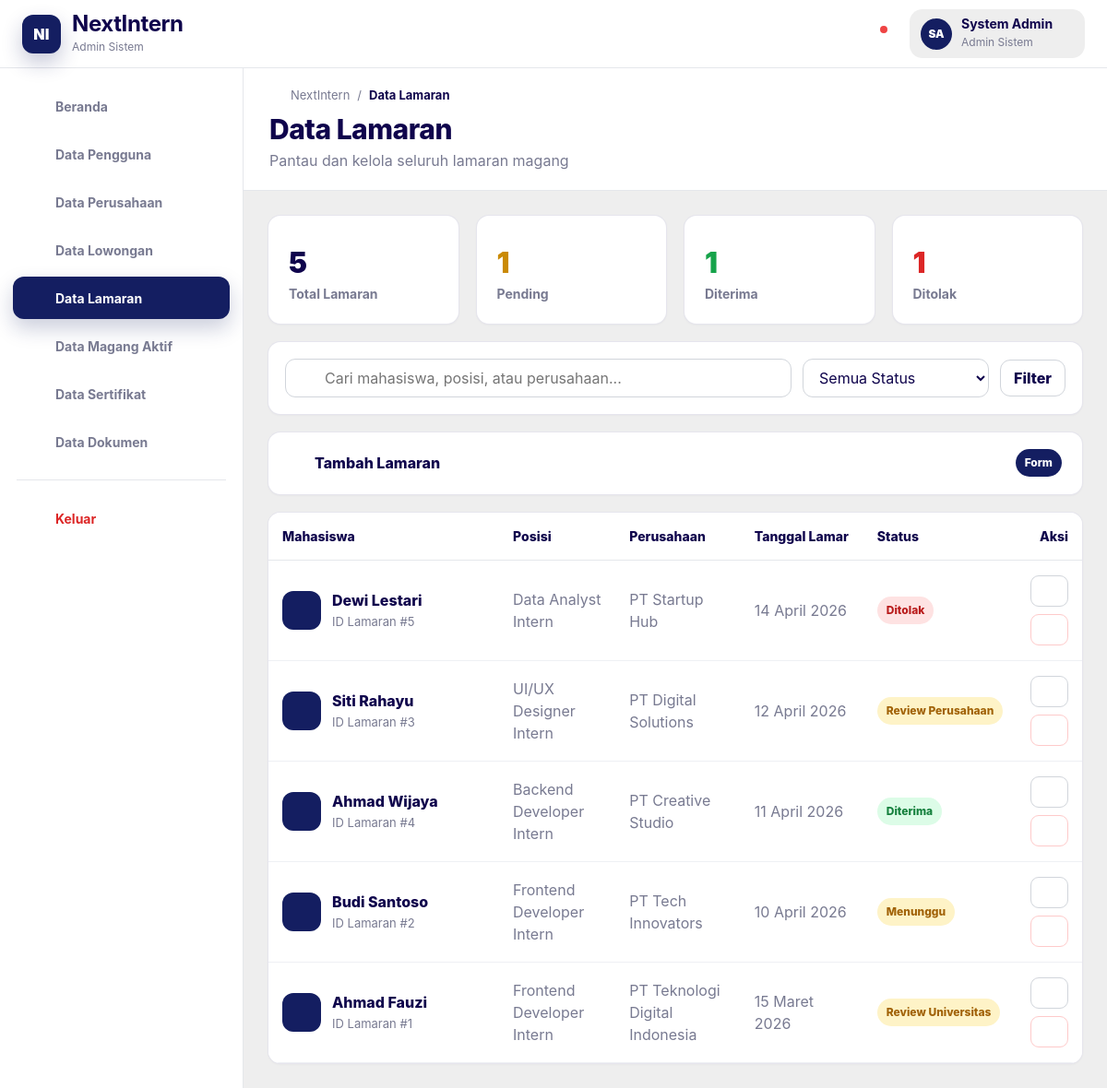
The app's page /sysadmin/applications.php (signed in) with its own data.
### tables this page shows
CREATE TABLE applications (
  id INT AUTO_INCREMENT PRIMARY KEY,
  student_id INT NULL,
  student_name VARCHAR(150) NOT NULL,
  internship_id INT NULL,
  position VARCHAR(180) NOT NULL,
  company_id INT NULL,
  company_name VARCHAR(180) NOT NULL,
  status ENUM(
    'pending',
    'university_review',
    'university_approved',
    'admin_approved',
    'company_review',
    'accepted',
    'rejected'
  ) NOT NULL DEFAULT 'pending',
  applied_date DATE NOT NULL,
  created_at DATETIME NOT NULL DEFAULT CURRENT_TIMESTAMP,
  updated_at DATETIME NULL DEFAULT NULL ON UPDATE CURRENT_TIMESTAMP,
  CONSTRAINT fk_applications_student
    FOREIGN KEY (student_id) REFERENCES students(id)
    ON UPDATE CASCADE
    ON DELETE SET NULL,
  CONSTRAINT fk_applications_internship
    FOREIGN KEY (internship_id) REFERENCES internships(id)
    ON UPDATE CASCADE
    ON DELETE SET NULL,
  CONSTRAINT fk_applications_company
    FOREIGN KEY (company_id) REFERENCES companies(id)
    ON UPDATE CASCADE
    ON DELETE SET NULL
);

### app/functions.php (called while the page is built, shortened)
<?php
function e($value): string
{
    return htmlspecialchars((string) $value, ENT_QUOTES, 'UTF-8');
}
function app_base_url(): string
{
    $script = str_replace('\\', '/', $_SERVER['SCRIPT_NAME'] ?? '');
    $pos = strpos($script, '/sysadmin/');
    if ($pos !== false) {
        $base = substr($script, 0, $pos);
    } else {
        $base = rtrim(str_replace('\\', '/', dirname($script)), '/');
    }
    return $base;
}
function url(string $path = ''): string
{
    return app_base_url() . '/' . ltrim($path, '/');
}
function status_badge_class(string $status): string
{
    $green = ['active', 'verified', 'accepted', 'issued', 'ongoing', 'completed', 'admin_approved', 'university_approved'];
    $yellow = ['pending', 'university_review', 'company_review', 'draft'];
    $red = ['rejected', 'inactive', 'closed', 'revoked', 'terminated'];
    if (in_array($status, $green, true)) {
        return 'badge-green';
    }
    if (in_array($status, $yellow, true)) {
        return 'badge-yellow';
    }
    if (in_array($status, $red, true)) {
        return 'badge-red';
    }
    return 'badge-blue';
}
function status_label(string $status): string
{
    return [
        'active' => 'Aktif',
        'inactive' => 'Nonaktif',
        'verified' => 'Terverifikasi',
        'pending' => 'Menunggu',
        'rejected' => 'Ditolak',
        'accepted' => 'Diterima',
        'issued' => 'Diterbitkan',
        'revoked' => 'Dicabut',
        'ongoing' => 'Berjalan',
        'completed' => 'Selesai',
        'terminated' => 'Dihentikan',
        'university_review' => 'Review Universitas',
        'university_approved' => 'Disetujui Universitas',
        'admin_approved' => 'Disetujui Admin',
        'company_review' => 'Review Perusahaan',
        'draft' => 'Draft',
        'closed' => 'Ditutup',
    ][$status] ?? ucfirst(str_replace('_', ' ', $status));
}
function format_date_id(?string $date): string
{
    $months = [1 => 'Januari', 'Februari', 'Maret', 'April', 'Mei', 'Juni', 'Juli', 'Agustus', 'September', 'Oktober', 'November', 'Desember'];
    $time = strtotime($date);
    return date('d', $time) . ' ' . $months[(int) date('n', $time)] . ' ' . date('Y', $time);
}

### sysadmin/applications.php (the view, shortened to what this page needs)
<?php
require_once __DIR__ . '/../config/database.php';
require_once __DIR__ . '/../app/functions.php';
$statuses = ['pending', 'university_review', 'university_approved', 'admin_approved', 'company_review', 'accepted', 'rejected'];
require_once __DIR__ . '/../includes/layout_start.php';
$q = trim($_GET['q'] ?? '');
$status = $_GET['status'] ?? 'all';
$where = [];
$params = [];
$stmt = $pdo->prepare("SELECT * FROM applications" . ($where ? ' WHERE ' . implode(' AND ', $where) : '') . " ORDER BY applied_date DESC,id DESC");
$stmt->execute($params);
$rows = $stmt->fetchAll();
$stat = $pdo->query("SELECT COUNT(*) total, SUM(status='pending') pending, SUM(status='accepted') accepted, SUM(status='rejected') rejected FROM applications")->fetch();
?>
<div class="grid grid-4">
  <div class="card stat">
    <div class="stat-number"><?= e($stat['total'] ?? 0) ?></div>
    <div class="stat-title">Total Lamaran</div>
  </div>
  <div class="card stat">
    <div class="stat-number text-yellow"><?= e($stat['pending'] ?? 0) ?></div>
    <div class="stat-title">Pending</div>
  </div>
  <div class="card stat">
    <div class="stat-number text-green"><?= e($stat['accepted'] ?? 0) ?></div>
    <div class="stat-title">Diterima</div>
  </div>
  <div class="card stat">
    <div class="stat-number text-red"><?= e($stat['rejected'] ?? 0) ?></div>
    <div class="stat-title">Ditolak</div>
  </div>
</div>
<div class="card mt-18">
  <form class="toolbar" method="get">
    <div class="searchbox"><?= icon_svg('search') ?><input class="input" name="q" value="<?= e($q) ?>"
        placeholder="Cari mahasiswa, posisi, atau perusahaan..."></div><select class="select" name="status">
      <option value="all">Semua Status</option><?php foreach ($statuses as $s): ?>
        <option value="<?= e($s) ?>" <?= $status === $s ? 'selected' : '' ?>><?= e(status_label($s)) ?></option>
      <?php endforeach; ?>
    </select><button class="btn outline">Filter</button>
  </form>
</div>
<details class="card form-panel">
  <summary><span><?= icon_svg('plus') ?> Tambah Lamaran</span><span class="badge badge-dark">Form</span></summary>
</details>
<div class="card mt-18">
  <div class="table-wrap">
    <table class="table">
      <thead>
        <tr>
          <th>Mahasiswa</th>
          <th>Posisi</th>
          <th>Perusahaan</th>
          <th>Tanggal Lamar</th>
          <th>Status</th>
          <th style="text-align:right">Aksi</th>
        </tr>
      </thead>
      <tbody><?php foreach ($rows as $r): ?>
          <tr>
            <td>
              <div class="entity">
                <div class="entity-icon"><?= icon_svg('user') ?></div>
                <div>
                  <div class="entity-title"><?= e($r['student_name']) ?></div>
                  <div class="entity-sub">ID Lamaran #<?= e($r['id']) ?></div>
                </div>
              </div>
            </td>
            <td><?= e($r['position']) ?></td>
            <td><?= e($r['company_name']) ?></td>
            <td><?= e(format_date_id($r['applied_date'])) ?></td>
            <td><span class="badge <?= status_badge_class($r['status']) ?>"><?= e(status_label($r['status'])) ?></span>
            </td>
            <td>
              <div class="actions"><a class="btn outline sm"
                  href="<?= e(url('sysadmin/applications.php?edit=' . $r['id'])) ?>"><?= icon_svg('edit') ?></a>
                <form method="post"><input type="hidden" name="action" value="delete"><input type="hidden" name="id"
                    value="<?= e($r['id']) ?>"><button class="btn danger sm"
                    type="submit"><?= icon_svg('trash') ?></button></form>
              </div>
            </td>
          </tr><?php endforeach; ?>
      </tbody>
    </table>
  </div>
</div>
<?php require_once __DIR__ . '/../includes/layout_end.php'; ?>

### app/icons.php
<?php
function icon_svg(string $name, string $class = 'icon'): string
{
    $paths = [
        'home' => '<path d="M3 10.5 12 3l9 7.5"/><path d="M5 10v10h5v-6h4v6h5V10"/>',
        'users' => '<path d="M16 21v-2a4 4 0 0 0-4-4H6a4 4 0 0 0-4 4v2"/><circle cx="9" cy="7" r="4"/><path d="M22 21v-2a4 4 0 0 0-3-3.87"/><path d="M16 3.13a4 4 0 0 1 0 7.75"/>',
        'database' => '<ellipse cx="12" cy="5" rx="9" ry="3"/><path d="M3 5v14c0 1.66 4.03 3 9 3s9-1.34 9-3V5"/><path d="M3 12c0 1.66 4.03 3 9 3s9-1.34 9-3"/>',
        'briefcase' => '<rect x="2" y="7" width="20" height="14" rx="2"/><path d="M16 7V5a2 2 0 0 0-2-2h-4a2 2 0 0 0-2 2v2"/><path d="M2 13h20"/>',
        'file' => '<path d="M14 2H6a2 2 0 0 0-2 2v16a2 2 0 0 0 2 2h12a2 2 0 0 0 2-2V8z"/><path d="M14 2v6h6"/><path d="M8 13h8"/><path d="M8 17h8"/>',
        'activity' => '<path d="M22 12h-4l-3 8L9 4l-3 8H2"/>',
        'award' => '<circle cx="12" cy="8" r="6"/><path d="M15.5 13.2 17 22l-5-3-5 3 1.5-8.8"/>',
        'bell' => '<path d="M18 8A6 6 0 0 0 6 8c0 7-3 7-3 9h18c0-2-3-2-3-9"/><path d="M13.73 21a2 2 0 0 1-3.46 0"/>',
        'user' => '<circle cx="12" cy="8" r="4"/><path d="M4 22a8 8 0 0 1 16 0"/>',
        'logout' => '<path d="M9 21H5a2 2 0 0 1-2-2V5a2 2 0 0 1 2-2h4"/><path d="M16 17l5-5-5-5"/><path d="M21 12H9"/>',
        'search' => '<circle cx="11" cy="11" r="8"/><path d="m21 21-4.3-4.3"/>',
        'plus' => '<path d="M12 5v14"/><path d="M5 12h14"/>',
        'edit' => '<path d="M12 20h9"/><path d="M16.5 3.5a2.1 2.1 0 0 1 3 3L7 19l-4 1 1-4Z"/>',
        'trash' => '<path d="M3 6h18"/><path d="M8 6V4h8v2"/><path d="M19 6l-1 14H6L5 6"/>',
        'eye' => '<path d="M2 12s4-7 10-7 10 7 10 7-4 7-10 7S2 12 2 12Z"/><circle cx="12" cy="12" r="3"/>',
        'download' => '<path d="M12 3v12"/><path d="m7 10 5 5 5-5"/><path d="M5 21h14"/>',
        'building' => '<path d="M3 21h18"/><path d="M5 21V3h14v18"/><path d="M9 7h1"/><path d="M14 7h1"/><path d="M9 11h1"/><path d="M14 11h1"/><path d="M9 15h1"/><path d="M14 15h1"/>',
        'calendar' => '<rect x="3" y="4" width="18" height="18" rx="2"/><path d="M16 2v4"/><path d="M8 2v4"/><path d="M3 10h18"/>',
        'check' => '<path d="M20 6 9 17l-5-5"/>',
        'x' => '<path d="M18 6 6 18"/><path d="m6 6 12 12"/>',
        'shield' => '<path d="M12 22s8-4 8-10V5l-8-3-8 3v7c0 6 8 10 8 10Z"/>',
        'menu' => '<path d="M4 6h16"/><path d="M4 12h16"/><path d="M4 18h16"/>',
    ];
    $body = $paths[$name] ?? $paths['file'];
    return '<svg class="' . e($class) . '" viewBox="0 0 24 24" fill="none" stroke="currentColor" stroke-width="2" stroke-linecap="round" stroke-linejoin="round" aria-hidden="true">' . $body . '</svg>';
}

### assets/css/style.css (style rules this page uses)
:root { --primary-dark: #0F044C; --primary: #141E61; --muted: #787A91; --bg: #EEEEEE; --surface: #ffffff; --surface-soft: #f8f9ff; --line: #e5e7eb; --line-soft: #eef0f4; --green: #16a34a; --red: #dc2626; --yellow: #ca8a04; --blue: #2563eb; --radius: 14px; --radius-sm: 10px; --shadow: 0 10px 30px rgba(15, 4, 76, .08); }
* { box-sizing: border-box }
html { font-size: 16px; scroll-behavior: smooth }
body { margin: 0; background: var(--bg); color: var(--primary-dark); font-family: Inter, ui-sans-serif, system-ui, -apple-system, BlinkMacSystemFont, "Segoe UI", Arial, sans-serif; line-height: 1.5; }
a { color: inherit; text-decoration: none }
button, input, select, textarea { font: inherit }
button { cursor: pointer }
img, svg { display: block; max-width: 100% }
.icon { width: 20px; height: 20px; flex: 0 0 auto }
.icon.tiny { width: 15px; height: 15px }
.grid { display: grid; gap: 18px }
.grid-4 { grid-template-columns: repeat(4, minmax(0, 1fr)) }
.card { background: var(--surface); border: 1px solid rgba(15, 4, 76, .10); border-radius: var(--radius); box-shadow: 0 1px 2px rgba(15, 4, 76, .03); overflow: hidden; }
.stat { padding: 22px; min-height: 118px }
.stat-title { font-size: 14px; color: var(--muted); font-weight: 750 }
.stat-number { font-size: 31px; font-weight: 900; margin: 6px 0 0; letter-spacing: -.7px; color: var(--primary-dark) }
.toolbar { display: flex; gap: 12px; align-items: center; flex-wrap: wrap; padding: 18px }
.searchbox { position: relative; flex: 1; min-width: 260px }
.searchbox svg { position: absolute; left: 13px; top: 50%; transform: translateY(-50%); color: #9ca3af }
.input, .select, textarea { min-height: 42px; border: 1px solid #d1d5db; border-radius: 11px; background: #fff; color: var(--primary-dark); padding: 0 13px; outline: 0; }
.searchbox .input { width: 100%; padding-left: 42px }
.btn { border: 0; border-radius: 11px; min-height: 40px; padding: 0 14px; display: inline-flex; align-items: center; justify-content: center; gap: 8px; font-weight: 800; line-height: 1; background: var(--primary); color: #fff; white-space: nowrap; }
.btn.outline { background: #fff; color: var(--primary-dark); border: 1px solid #d1d5db }
.btn.danger { background: #fff; color: var(--red); border: 1px solid #fecaca }
.btn.sm { min-height: 34px; padding: 0 10px; border-radius: 9px }
.table-wrap { overflow-x: auto; width: 100% }
.table { width: 100%; border-collapse: collapse; min-width: 760px }
.table th { font-size: 14px; text-align: left; color: var(--primary-dark); font-weight: 850; padding: 15px; border-bottom: 1px solid var(--line); white-space: nowrap; background: #fff }
.table td { padding: 16px 15px; border-bottom: 1px solid var(--line-soft); color: var(--muted); vertical-align: middle; background: #fff }
.entity { display: flex; align-items: center; gap: 12px; min-width: 220px }
.entity-icon { width: 42px; height: 42px; border-radius: 12px; background: var(--primary); color: #fff; display: grid; place-items: center; flex: 0 0 auto }
.entity-title { font-weight: 850; color: var(--primary-dark); margin-bottom: 2px }
.entity-sub { font-size: 13px; color: var(--muted) }
.badge { display: inline-flex; align-items: center; gap: 5px; border-radius: 999px; padding: 6px 10px; font-size: 12px; font-weight: 850; white-space: nowrap }
.badge-green { background: #dcfce7; color: #15803d }
.badge-yellow { background: #fef3c7; color: #a16207 }
.badge-red { background: #fee2e2; color: #b91c1c }
.badge-dark { background: var(--primary); color: #fff }
.actions { display: flex; justify-content: flex-end; align-items: center; gap: 8px; flex-wrap: wrap }
.actions form { margin: 0 }
.form-panel { margin-top: 18px }
.form-panel summary { list-style: none; display: flex; align-items: center; justify-content: space-between; gap: 12px; padding: 18px 22px; font-weight: 850; cursor: pointer; color: var(--primary-dark); border-bottom: 1px solid transparent; }
.form-panel summary span { display: inline-flex; align-items: center; gap: 8px }
.text-green { color: var(--green) !important }
.text-red { color: var(--red) !important }
.text-yellow { color: var(--yellow) !important }
.mt-18 { margin-top: 18px }

### records on screen
applications: student_name "Dewi Lestari", id "5", position "Data Analyst Intern", company_name "PT Startup Hub", applied_date "14 April 2026", status "Ditolak"
applications: student_name "Siti Rahayu", id "3", position "UI/UX Designer Intern", company_name "PT Digital Solutions", applied_date "12 April 2026", status "Review Perusahaan"
applications: student_name "Ahmad Wijaya", id "4", position "Backend Developer Intern", company_name "PT Creative Studio", applied_date "11 April 2026", status "Diterima"
applications: student_name "Budi Santoso", id "2", position "Frontend Developer Intern", company_name "PT Tech Innovators", applied_date "10 April 2026", status "Menunggu"
applications: student_name "Ahmad Fauzi", id "1", position "Frontend Developer Intern", company_name "PT Teknologi Digital Indonesia", applied_date "15 Maret 2026", status "Review Universitas"

### other values on screen
initials($user['name'] ?? 'Admin') "SA"
$user['name'] "System Admin"
$user['role_name'] "Admin Sistem"
$item['label'] "Beranda"
$item['label'] "Data Pengguna"
$item['label'] "Data Perusahaan"
$item['label'] "Data Lowongan"
$item['label'] "Data Lamaran"
$item['label'] "Data Magang Aktif"
$item['label'] "Data Sertifikat"
$item['label'] "Data Dokumen"
$pageTitle "Data Lamaran"
$pageSubtitle "Pantau dan kelola seluruh lamaran magang"
$stat['total'] "5"
$stat['pending'] "1"
